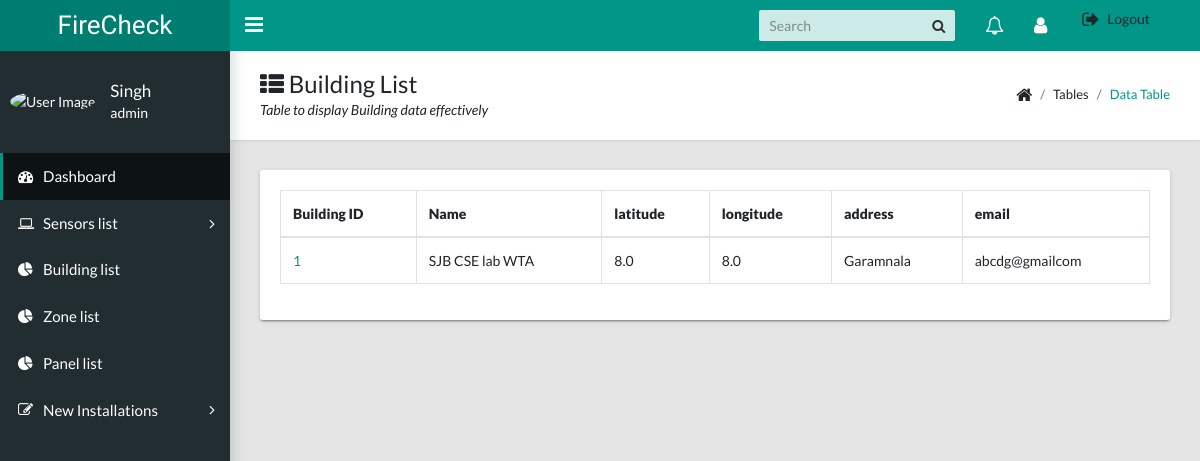
Page /buildinglist (signed in) on the earlier database version.
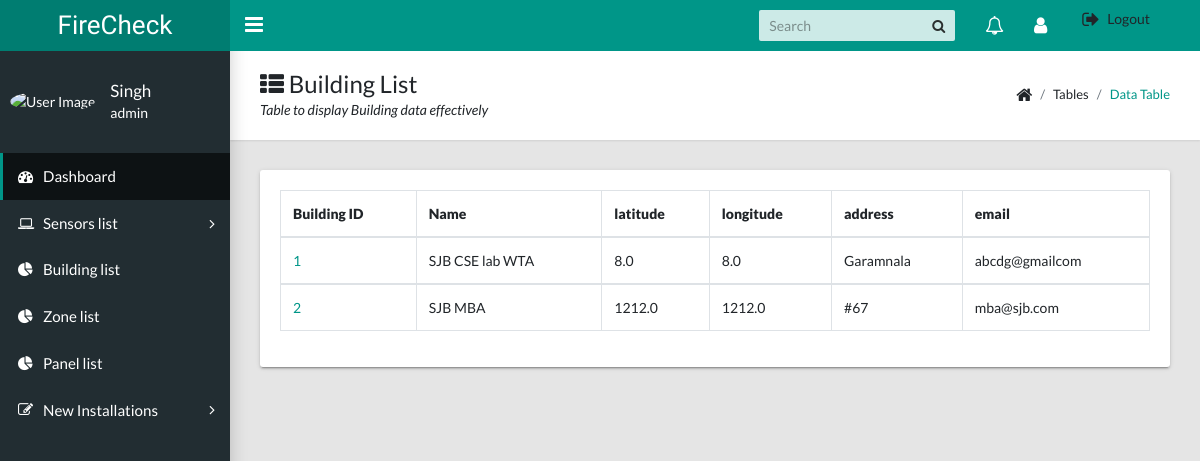
Same page on the later database version.
### FireCheck/models.py (models this page shows, shortened)
class building(models.Model):
    name = models.CharField(max_length=128)
    latitude = models.FloatField()
    longitude = models.FloatField()
    address = models.CharField(max_length=512)
    email = models.CharField(max_length=256)

### FireCheck/views.py (the view)
# urls.py: path("buildinglist", views.building_list, name="buildinglist"),
@login_required(login_url='/admin/login/')
def building_list(request):
    context= {
        "buildings" : building.objects.all()
    }
    return render(request, "FireCheck/building-list.html", context)

### FireCheck/templates/FireCheck/building-list.html
{% extends 'base.html' %}
{% block content %}
<main class="app-content">
      <div class="app-title">
        <div>
          <h1><i class="fa fa-th-list"></i> Building List</h1>
          <p>Table to display Building data effectively</p>
        </div>
        <ul class="app-breadcrumb breadcrumb side">
          <li class="breadcrumb-item"><i class="fa fa-home fa-lg"></i></li>
          <li class="breadcrumb-item">Tables</li>
          <li class="breadcrumb-item active"><a href="#">Data Table</a></li>
        </ul>
      </div>
      <div class="row">
        <div class="col-md-12">
          <div class="tile">
            <div class="tile-body">
              <table class="table table-hover table-bordered" id="sampleTable">
                <thead>
          <th> <b>Building ID</b> </th>
          <th> <b>Name</b> </th>
          <th> <b>latitude</b> </th>
          <th> <b>longitude</b>  </th>
          <th> <b>address</b> </th>
          <th> <b>email</b> </th>
        </thead>
        {% for d in buildings %}
        <tbody>
            <td> <a href="/building/{{d.id}}">{{d.id}}</a> </td>
            <td>{{d.name}}</td>
            <td>{{d.latitude}}</td>
            <td>{{d.latitude}}</td>
            <td>{{d.address}}</td>
            <td>{{d.email}}</td>
        </tbody>
        {% endfor  %}
          </div>
        </div>
      </div>
    </div>
  </main>
{% endblock %}

Differences in the rows shown:
added building: id "2", name "SJB MBA", latitude "1212.0", address "#67", email "mba@sjb.com"
